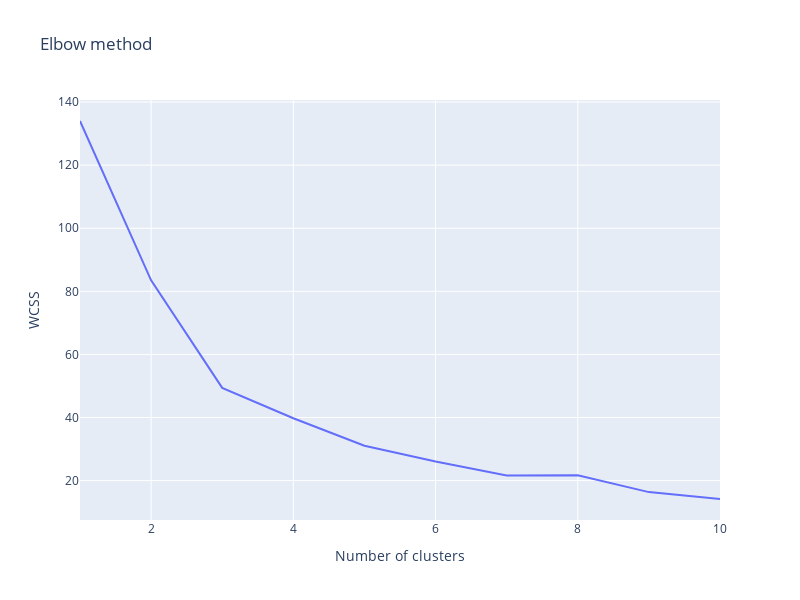

Notebook source saved alongside this figure:
### Code cell
datas_scaled = elbow(df_europe, 'Financial sectors', 2024)

### Figure 1 — Plotly figure (JSON) as saved in the notebook; plotly's stock layout.template omitted (floating-point values rounded to 4 significant figures)
{"data": [{"hovertemplate": "Number of clusters=%{x}<br>WCSS=%{y}<extra></extra>", "legendgroup": "", "line": {"color": "#636efa", "dash": "solid"}, "marker": {"symbol": "circle"}, "mode": "lines", "name": "", "orientation": "v", "showlegend": false, "type": "scatter", "x": [1, 2, 3, 4, 5, 6, 7, 8, 9, 10], "xaxis": "x", "y": [134, 83.48, 49.39, 39.76, 31.05, 26.03, 21.63, 21.71, 16.36, 14.17], "yaxis": "y"}], "layout": {"height": 600, "legend": {"tracegroupgap": 0}, "title": {"text": "Elbow method"}, "width": 800, "xaxis": {"anchor": "y", "domain": [0, 1], "title": {"text": "Number of clusters"}}, "yaxis": {"anchor": "x", "domain": [0, 1], "title": {"text": "WCSS"}}}}
